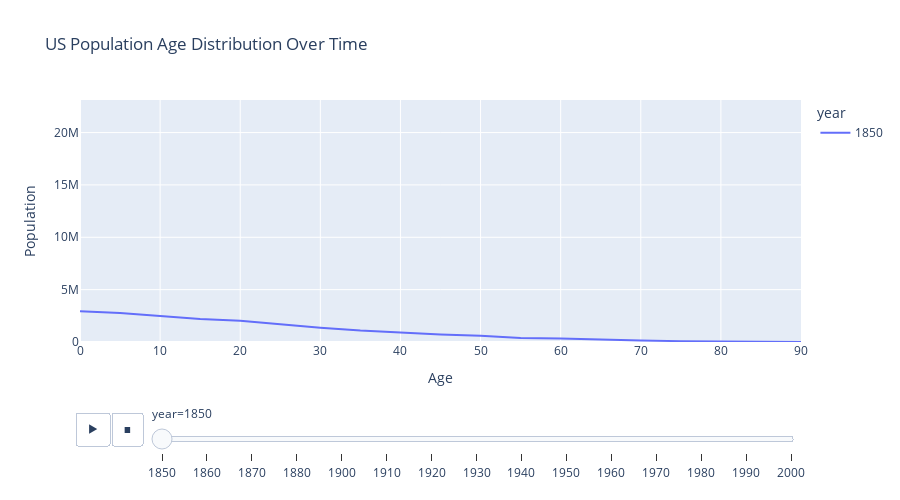

Here is the notebook cell this chart was saved with:
### Code cell
fig = px.line(
    total_by_year_age,
    x="age",
    y="people",
    color="year",
    animation_frame="year",
    title="US Population Age Distribution Over Time",
    labels={"people": "Population", "age": "Age"},
    range_y=[0, total_by_year_age["people"].max()]
)

fig.update_layout(width=900, height=500)
fig.show()

### Figure 1 — Plotly figure (JSON) as saved in the notebook; plotly's stock layout.template omitted (floating-point values rounded to 4 significant figures)
{"data": [{"hovertemplate": "year=1850<br>Age=%{x}<br>Population=%{y}<extra></extra>", "legendgroup": "1850", "line": {"color": "#636efa", "dash": "solid"}, "marker": {"symbol": "circle"}, "mode": "lines", "name": "1850", "orientation": "v", "showlegend": true, "type": "scatter", "x": [0, 5, 10, 15, 20, 25, 30, 35, 40, 45, 50, 55, 60, 65, 70, 75, 80, 85, 90], "xaxis": "x", "y": [2934165, 2770735, 2476213, 2187752, 2021122, 1662029, 1370274, 1093499, 904096, 725465, 607923, 381288, 337212, 212361, 145439, 81063, 46398, 18697, 11828], "yaxis": "y"}], "layout": {"height": 500, "legend": {"title": {"text": "year"}, "tracegroupgap": 0}, "sliders": [{"active": 0, "currentvalue": {"prefix": "year="}, "len": 0.9, "pad": {"b": 10, "t": 60}, "steps": [{"args": [["1850"], {"frame": {"duration": 0, "redraw": false}, "fromcurrent": true, "mode": "immediate", "transition": {"duration": 0, "easing": "linear"}}], "label": "1850", "method": "animate"}, {"args": [["1860"], {"frame": {"duration": 0, "redraw": false}, "fromcurrent": true, "mode": "immediate", "transition": {"duration": 0, "easing": "linear"}}], "label": "1860", "method": "animate"}, {"args": [["1870"], {"frame": {"duration": 0, "redraw": false}, "fromcurrent": true, "mode": "immediate", "transition": {"duration": 0, "easing": "linear"}}], "label": "1870", "method": "animate"}, {"args": [["1880"], {"frame": {"duration": 0, "redraw": false}, "fromcurrent": true, "mode": "immediate", "transition": {"duration": 0, "easing": "linear"}}], "label": "1880", "method": "animate"}, {"args": [["1900"], {"frame": {"duration": 0, "redraw": false}, "fromcurrent": true, "mode": "immediate", "transition": {"duration": 0, "easing": "linear"}}], "label": "1900", "method": "animate"}, {"args": [["1910"], {"frame": {"duration": 0, "redraw": false}, "fromcurrent": true, "mode": "immediate", "transition": {"duration": 0, "easing": "linear"}}], "label": "1910", "method": "animate"}, {"args": [["1920"], {"frame": {"duration": 0, "redraw": false}, "fromcurrent": true, "mode": "immediate", "transition": {"duration": 0, "easing": "linear"}}], "label": "1920", "method": "animate"}, {"args": [["1930"], {"frame": {"duration": 0, "redraw": false}, "fromcurrent": true, "mode": "immediate", "transition": {"duration": 0, "easing": "linear"}}], "label": "1930", "method": "animate"}, {"args": [["1940"], {"frame": {"duration": 0, "redraw": false}, "fromcurrent": true, "mode": "immediate", "transition": {"duration": 0, "easing": "linear"}}], "label": "1940", "method": "animate"}, {"args": [["1950"], {"frame": {"duration": 0, "redraw": false}, "fromcurrent": true, "mode": "immediate", "transition": {"duration": 0, "easing": "linear"}}], "label": "1950", "method": "animate"}, {"args": [["1960"], {"frame": {"duration": 0, "redraw": false}, "fromcurrent": true, "mode": "immediate", "transition": {"duration": 0, "easing": "linear"}}], "label": "1960", "method": "animate"}, {"args": [["1970"], {"frame": {"duration": 0, "redraw": false}, "fromcurrent": true, "mode": "immediate", "transition": {"duration": 0, "easing": "linear"}}], "label": "1970", "method": "animate"}, {"args": [["1980"], {"frame": {"duration": 0, "redraw": false}, "fromcurrent": true, "mode": "immediate", "transition": {"duration": 0, "easing": "linear"}}], "label": "1980", "method": "animate"}, {"args": [["1990"], {"frame": {"duration": 0, "redraw": false}, "fromcurrent": true, "mode": "immediate", "transition": {"duration": 0, "easing": "linear"}}], "label": "1990", "method": "animate"}, {"args": [["2000"], {"frame": {"duration": 0, "redraw": false}, "fromcurrent": true, "mode": "immediate", "transition": {"duration": 0, "easing": "linear"}}], "label": "2000", "method": "animate"}], "x": 0.1, "xanchor": "left", "y": 0, "yanchor": "top"}], "title": {"text": "US Population Age Distribution Over Time"}, "updatemenus": [{"buttons": [{"args": [null, {"frame": {"duration": 500, "redraw": false}, "fromcurrent": true, "mode": "immediate", "transition": {"duration": 500, "easing": "linear"}}], "label": "&#9654;", "method": "animate"}, {"args": [[null], {"frame": {"duration": 0, "redraw": false}, "fromcurrent": true, "mode": "immediate", "transition": {"duration": 0, "easing": "linear"}}], "label": "&#9724;", "method": "animate"}], "direction": "left", "pad": {"r": 10, "t": 70}, "showactive": false, "type": "buttons", "x": 0.1, "xanchor": "right", "y": 0, "yanchor": "top"}], "width": 900, "xaxis": {"anchor": "y", "domain": [0, 1], "title": {"text": "Age"}}, "yaxis": {"anchor": "x", "domain": [0, 1], "range": [0, 23110829], "title": {"text": "Population"}}}}
